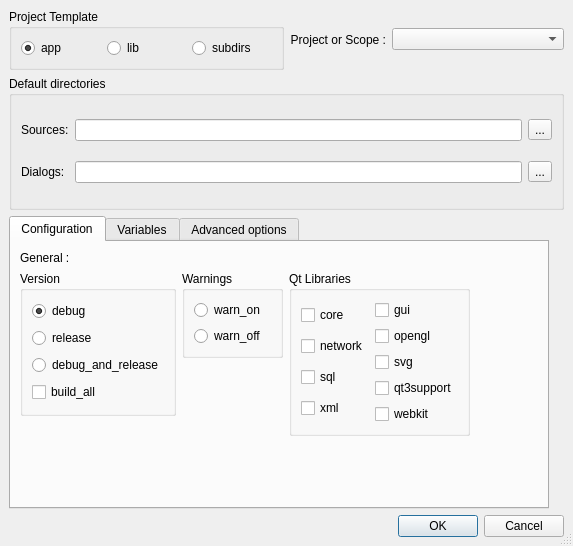
<ui version="4.0" >
 <class>ProjectPropertie</class>
 <widget class="QDialog" name="ProjectPropertie" >
  <property name="geometry" >
   <rect>
    <x>0</x>
    <y>0</y>
    <width>573</width>
    <height>546</height>
   </rect>
  </property>
  <property name="sizePolicy" >
   <sizepolicy vsizetype="Maximum" hsizetype="Maximum" >
    <horstretch>0</horstretch>
    <verstretch>0</verstretch>
   </sizepolicy>
  </property>
  <property name="windowTitle" >
   <string>Dialog</string>
  </property>
  <property name="windowIcon" >
   <iconset resource="../resources/resources.qrc" >:/divers/images/logo.png</iconset>
  </property>
  <property name="sizeGripEnabled" >
   <bool>true</bool>
  </property>
  <layout class="QGridLayout" >
   <property name="leftMargin" >
    <number>9</number>
   </property>
   <property name="topMargin" >
    <number>9</number>
   </property>
   <property name="rightMargin" >
    <number>9</number>
   </property>
   <property name="bottomMargin" >
    <number>9</number>
   </property>
   <property name="horizontalSpacing" >
    <number>6</number>
   </property>
   <property name="verticalSpacing" >
    <number>6</number>
   </property>
   <item row="0" column="0" >
    <layout class="QHBoxLayout" >
     <property name="spacing" >
      <number>6</number>
     </property>
     <property name="leftMargin" >
      <number>0</number>
     </property>
     <property name="topMargin" >
      <number>0</number>
     </property>
     <property name="rightMargin" >
      <number>0</number>
     </property>
     <property name="bottomMargin" >
      <number>0</number>
     </property>
     <item>
      <widget class="QGroupBox" name="projectTemplate" >
       <property name="sizePolicy" >
        <sizepolicy vsizetype="Preferred" hsizetype="Preferred" >
         <horstretch>0</horstretch>
         <verstretch>0</verstretch>
        </sizepolicy>
       </property>
       <property name="title" >
        <string>Project Template</string>
       </property>
       <layout class="QGridLayout" >
        <property name="leftMargin" >
         <number>9</number>
        </property>
        <property name="topMargin" >
         <number>9</number>
        </property>
        <property name="rightMargin" >
         <number>9</number>
        </property>
        <property name="bottomMargin" >
         <number>9</number>
        </property>
        <property name="horizontalSpacing" >
         <number>6</number>
        </property>
        <property name="verticalSpacing" >
         <number>6</number>
        </property>
        <item row="0" column="0" >
         <widget class="QRadioButton" name="app" >
          <property name="text" >
           <string>app</string>
          </property>
          <property name="checked" >
           <bool>true</bool>
          </property>
         </widget>
        </item>
        <item row="0" column="1" >
         <widget class="QRadioButton" name="lib" >
          <property name="text" >
           <string>lib</string>
          </property>
         </widget>
        </item>
        <item row="0" column="2" >
         <widget class="QRadioButton" name="subdirs" >
          <property name="text" >
           <string>subdirs</string>
          </property>
         </widget>
        </item>
       </layout>
      </widget>
     </item>
     <item>
      <layout class="QHBoxLayout" >
       <property name="spacing" >
        <number>6</number>
       </property>
       <property name="leftMargin" >
        <number>0</number>
       </property>
       <property name="topMargin" >
        <number>0</number>
       </property>
       <property name="rightMargin" >
        <number>0</number>
       </property>
       <property name="bottomMargin" >
        <number>0</number>
       </property>
       <item>
        <widget class="QLabel" name="labelPortee" >
         <property name="sizePolicy" >
          <sizepolicy vsizetype="Preferred" hsizetype="Maximum" >
           <horstretch>0</horstretch>
           <verstretch>0</verstretch>
          </sizepolicy>
         </property>
         <property name="text" >
          <string>Project or Scope :</string>
         </property>
         <property name="alignment" >
          <set>Qt::AlignRight|Qt::AlignTrailing|Qt::AlignVCenter</set>
         </property>
        </widget>
       </item>
       <item>
        <widget class="QComboBox" name="comboScope" />
       </item>
      </layout>
     </item>
    </layout>
   </item>
   <item row="1" column="0" >
    <widget class="QGroupBox" name="groupBox" >
     <property name="sizePolicy" >
      <sizepolicy vsizetype="Preferred" hsizetype="Expanding" >
       <horstretch>0</horstretch>
       <verstretch>0</verstretch>
      </sizepolicy>
     </property>
     <property name="title" >
      <string>Default directories</string>
     </property>
     <layout class="QGridLayout" >
      <property name="leftMargin" >
       <number>9</number>
      </property>
      <property name="topMargin" >
       <number>9</number>
      </property>
      <property name="rightMargin" >
       <number>9</number>
      </property>
      <property name="bottomMargin" >
       <number>9</number>
      </property>
      <property name="horizontalSpacing" >
       <number>6</number>
      </property>
      <property name="verticalSpacing" >
       <number>6</number>
      </property>
      <item row="1" column="0" >
       <widget class="QLabel" name="label_3" >
        <property name="text" >
         <string>Dialogs:</string>
        </property>
       </widget>
      </item>
      <item row="1" column="1" >
       <widget class="QLineEdit" name="uiDirectory" />
      </item>
      <item row="1" column="2" >
       <widget class="QToolButton" name="uiDirectoryButton" >
        <property name="text" >
         <string>...</string>
        </property>
       </widget>
      </item>
      <item row="0" column="2" >
       <widget class="QToolButton" name="srcDirectoryButton" >
        <property name="text" >
         <string>...</string>
        </property>
       </widget>
      </item>
      <item row="0" column="1" >
       <widget class="QLineEdit" name="srcDirectory" />
      </item>
      <item row="0" column="0" >
       <widget class="QLabel" name="label_6" >
        <property name="text" >
         <string>Sources:</string>
        </property>
       </widget>
      </item>
     </layout>
    </widget>
   </item>
   <item row="2" column="0" >
    <widget class="QTabWidget" name="tab" >
     <property name="sizePolicy" >
      <sizepolicy vsizetype="Maximum" hsizetype="Maximum" >
       <horstretch>0</horstretch>
       <verstretch>0</verstretch>
      </sizepolicy>
     </property>
     <property name="currentIndex" >
      <number>0</number>
     </property>
     <widget class="QWidget" name="tabConfig" >
      <attribute name="title" >
       <string>Configuration</string>
      </attribute>
      <layout class="QGridLayout" >
       <property name="leftMargin" >
        <number>9</number>
       </property>
       <property name="topMargin" >
        <number>9</number>
       </property>
       <property name="rightMargin" >
        <number>9</number>
       </property>
       <property name="bottomMargin" >
        <number>9</number>
       </property>
       <property name="horizontalSpacing" >
        <number>6</number>
       </property>
       <property name="verticalSpacing" >
        <number>6</number>
       </property>
       <item row="0" column="0" >
        <layout class="QVBoxLayout" >
         <property name="spacing" >
          <number>6</number>
         </property>
         <property name="leftMargin" >
          <number>0</number>
         </property>
         <property name="topMargin" >
          <number>0</number>
         </property>
         <property name="rightMargin" >
          <number>0</number>
         </property>
         <property name="bottomMargin" >
          <number>0</number>
         </property>
         <item>
          <layout class="QHBoxLayout" >
           <property name="spacing" >
            <number>6</number>
           </property>
           <property name="leftMargin" >
            <number>0</number>
           </property>
           <property name="topMargin" >
            <number>0</number>
           </property>
           <property name="rightMargin" >
            <number>0</number>
           </property>
           <property name="bottomMargin" >
            <number>0</number>
           </property>
           <item>
            <layout class="QVBoxLayout" >
             <property name="spacing" >
              <number>6</number>
             </property>
             <property name="leftMargin" >
              <number>0</number>
             </property>
             <property name="topMargin" >
              <number>0</number>
             </property>
             <property name="rightMargin" >
              <number>0</number>
             </property>
             <property name="bottomMargin" >
              <number>0</number>
             </property>
             <item>
              <widget class="QLabel" name="label_5" >
               <property name="text" >
                <string>General :</string>
               </property>
              </widget>
             </item>
             <item>
              <layout class="QHBoxLayout" >
               <property name="spacing" >
                <number>6</number>
               </property>
               <property name="leftMargin" >
                <number>0</number>
               </property>
               <property name="topMargin" >
                <number>0</number>
               </property>
               <property name="rightMargin" >
                <number>0</number>
               </property>
               <property name="bottomMargin" >
                <number>0</number>
               </property>
               <item>
                <layout class="QVBoxLayout" >
                 <property name="spacing" >
                  <number>6</number>
                 </property>
                 <property name="leftMargin" >
                  <number>0</number>
                 </property>
                 <property name="topMargin" >
                  <number>0</number>
                 </property>
                 <property name="rightMargin" >
                  <number>0</number>
                 </property>
                 <property name="bottomMargin" >
                  <number>0</number>
                 </property>
                 <item>
                  <widget class="QGroupBox" name="groupeDebug" >
                   <property name="title" >
                    <string>Version</string>
                   </property>
                   <layout class="QGridLayout" >
                    <property name="leftMargin" >
                     <number>9</number>
                    </property>
                    <property name="topMargin" >
                     <number>9</number>
                    </property>
                    <property name="rightMargin" >
                     <number>9</number>
                    </property>
                    <property name="bottomMargin" >
                     <number>9</number>
                    </property>
                    <property name="horizontalSpacing" >
                     <number>6</number>
                    </property>
                    <property name="verticalSpacing" >
                     <number>6</number>
                    </property>
                    <item row="3" column="0" >
                     <widget class="QCheckBox" name="build_all" >
                      <property name="text" >
                       <string>build_all</string>
                      </property>
                     </widget>
                    </item>
                    <item row="0" column="0" >
                     <widget class="QRadioButton" name="debug" >
                      <property name="text" >
                       <string>debug</string>
                      </property>
                      <property name="checked" >
                       <bool>true</bool>
                      </property>
                     </widget>
                    </item>
                    <item row="1" column="0" >
                     <widget class="QRadioButton" name="release" >
                      <property name="text" >
                       <string>release</string>
                      </property>
                     </widget>
                    </item>
                    <item row="2" column="0" >
                     <widget class="QRadioButton" name="debug_and_release" >
                      <property name="text" >
                       <string>debug_and_release</string>
                      </property>
                     </widget>
                    </item>
                   </layout>
                  </widget>
                 </item>
                 <item>
                  <spacer>
                   <property name="orientation" >
                    <enum>Qt::Vertical</enum>
                   </property>
                   <property name="sizeType" >
                    <enum>QSizePolicy::Maximum</enum>
                   </property>
                   <property name="sizeHint" >
                    <size>
                     <width>20</width>
                     <height>40</height>
                    </size>
                   </property>
                  </spacer>
                 </item>
                </layout>
               </item>
               <item>
                <layout class="QVBoxLayout" >
                 <property name="spacing" >
                  <number>6</number>
                 </property>
                 <property name="leftMargin" >
                  <number>0</number>
                 </property>
                 <property name="topMargin" >
                  <number>0</number>
                 </property>
                 <property name="rightMargin" >
                  <number>0</number>
                 </property>
                 <property name="bottomMargin" >
                  <number>0</number>
                 </property>
                 <item>
                  <widget class="QGroupBox" name="groupeWarn" >
                   <property name="title" >
                    <string>Warnings</string>
                   </property>
                   <layout class="QGridLayout" >
                    <property name="leftMargin" >
                     <number>9</number>
                    </property>
                    <property name="topMargin" >
                     <number>9</number>
                    </property>
                    <property name="rightMargin" >
                     <number>9</number>
                    </property>
                    <property name="bottomMargin" >
                     <number>9</number>
                    </property>
                    <property name="horizontalSpacing" >
                     <number>6</number>
                    </property>
                    <property name="verticalSpacing" >
                     <number>6</number>
                    </property>
                    <item row="1" column="0" >
                     <widget class="QRadioButton" name="warn_off" >
                      <property name="text" >
                       <string>warn_off</string>
                      </property>
                     </widget>
                    </item>
                    <item row="0" column="0" >
                     <widget class="QRadioButton" name="warn_on" >
                      <property name="text" >
                       <string>warn_on</string>
                      </property>
                      <property name="checked" >
                       <bool>false</bool>
                      </property>
                     </widget>
                    </item>
                   </layout>
                  </widget>
                 </item>
                 <item>
                  <spacer>
                   <property name="orientation" >
                    <enum>Qt::Vertical</enum>
                   </property>
                   <property name="sizeHint" >
                    <size>
                     <width>101</width>
                     <height>21</height>
                    </size>
                   </property>
                  </spacer>
                 </item>
                </layout>
               </item>
               <item>
                <layout class="QVBoxLayout" >
                 <property name="spacing" >
                  <number>6</number>
                 </property>
                 <property name="leftMargin" >
                  <number>0</number>
                 </property>
                 <property name="topMargin" >
                  <number>0</number>
                 </property>
                 <property name="rightMargin" >
                  <number>0</number>
                 </property>
                 <property name="bottomMargin" >
                  <number>0</number>
                 </property>
                 <item>
                  <widget class="QGroupBox" name="groupeBibliotheques" >
                   <property name="title" >
                    <string>Qt Libraries</string>
                   </property>
                   <layout class="QGridLayout" >
                    <property name="leftMargin" >
                     <number>9</number>
                    </property>
                    <property name="topMargin" >
                     <number>9</number>
                    </property>
                    <property name="rightMargin" >
                     <number>9</number>
                    </property>
                    <property name="bottomMargin" >
                     <number>9</number>
                    </property>
                    <property name="horizontalSpacing" >
                     <number>6</number>
                    </property>
                    <property name="verticalSpacing" >
                     <number>6</number>
                    </property>
                    <item row="0" column="0" >
                     <layout class="QHBoxLayout" >
                      <property name="spacing" >
                       <number>6</number>
                      </property>
                      <property name="leftMargin" >
                       <number>0</number>
                      </property>
                      <property name="topMargin" >
                       <number>0</number>
                      </property>
                      <property name="rightMargin" >
                       <number>0</number>
                      </property>
                      <property name="bottomMargin" >
                       <number>0</number>
                      </property>
                      <item>
                       <layout class="QVBoxLayout" >
                        <property name="spacing" >
                         <number>6</number>
                        </property>
                        <property name="leftMargin" >
                         <number>0</number>
                        </property>
                        <property name="topMargin" >
                         <number>0</number>
                        </property>
                        <property name="rightMargin" >
                         <number>0</number>
                        </property>
                        <property name="bottomMargin" >
                         <number>0</number>
                        </property>
                        <item>
                         <widget class="QCheckBox" name="core" >
                          <property name="text" >
                           <string>core</string>
                          </property>
                         </widget>
                        </item>
                        <item>
                         <widget class="QCheckBox" name="network" >
                          <property name="text" >
                           <string>network</string>
                          </property>
                         </widget>
                        </item>
                        <item>
                         <widget class="QCheckBox" name="sql" >
                          <property name="text" >
                           <string>sql</string>
                          </property>
                         </widget>
                        </item>
                        <item>
                         <widget class="QCheckBox" name="xml" >
                          <property name="text" >
                           <string>xml</string>
                          </property>
                         </widget>
                        </item>
                       </layout>
                      </item>
                      <item>
                       <layout class="QVBoxLayout" >
                        <property name="spacing" >
                         <number>6</number>
                        </property>
                        <property name="leftMargin" >
                         <number>0</number>
                        </property>
                        <property name="topMargin" >
                         <number>0</number>
                        </property>
                        <property name="rightMargin" >
                         <number>0</number>
                        </property>
                        <property name="bottomMargin" >
                         <number>0</number>
                        </property>
                        <item>
                         <widget class="QCheckBox" name="gui" >
                          <property name="text" >
                           <string>gui</string>
                          </property>
                         </widget>
                        </item>
                        <item>
                         <widget class="QCheckBox" name="libopengl" >
                          <property name="text" >
                           <string>opengl</string>
                          </property>
                         </widget>
                        </item>
                        <item>
                         <widget class="QCheckBox" name="svg" >
                          <property name="text" >
                           <string>svg</string>
                          </property>
                         </widget>
                        </item>
                        <item>
                         <widget class="QCheckBox" name="qt3support" >
                          <property name="text" >
                           <string>qt3support</string>
                          </property>
                         </widget>
                        </item>
                        <item>
                         <widget class="QCheckBox" name="webkit" >
                          <property name="text" >
                           <string>webkit</string>
                          </property>
                         </widget>
                        </item>
                       </layout>
                      </item>
                     </layout>
                    </item>
                   </layout>
                  </widget>
                 </item>
                 <item>
                  <spacer>
                   <property name="orientation" >
                    <enum>Qt::Vertical</enum>
                   </property>
                   <property name="sizeHint" >
                    <size>
                     <width>20</width>
                     <height>20</height>
                    </size>
                   </property>
                  </spacer>
                 </item>
                </layout>
               </item>
              </layout>
             </item>
            </layout>
           </item>
           <item>
            <spacer>
             <property name="orientation" >
              <enum>Qt::Horizontal</enum>
             </property>
             <property name="sizeHint" >
              <size>
               <width>40</width>
               <height>20</height>
              </size>
             </property>
            </spacer>
           </item>
          </layout>
         </item>
         <item>
          <spacer>
           <property name="orientation" >
            <enum>Qt::Vertical</enum>
           </property>
           <property name="sizeHint" >
            <size>
             <width>20</width>
             <height>40</height>
            </size>
           </property>
          </spacer>
         </item>
        </layout>
       </item>
      </layout>
     </widget>
     <widget class="QWidget" name="tabVariables" >
      <attribute name="title" >
       <string>Variables</string>
      </attribute>
      <layout class="QGridLayout" >
       <property name="leftMargin" >
        <number>9</number>
       </property>
       <property name="topMargin" >
        <number>9</number>
       </property>
       <property name="rightMargin" >
        <number>9</number>
       </property>
       <property name="bottomMargin" >
        <number>9</number>
       </property>
       <property name="horizontalSpacing" >
        <number>6</number>
       </property>
       <property name="verticalSpacing" >
        <number>6</number>
       </property>
       <item row="0" column="0" >
        <layout class="QVBoxLayout" >
         <property name="spacing" >
          <number>6</number>
         </property>
         <property name="leftMargin" >
          <number>0</number>
         </property>
         <property name="topMargin" >
          <number>0</number>
         </property>
         <property name="rightMargin" >
          <number>0</number>
         </property>
         <property name="bottomMargin" >
          <number>0</number>
         </property>
         <item>
          <layout class="QHBoxLayout" >
           <property name="spacing" >
            <number>6</number>
           </property>
           <property name="leftMargin" >
            <number>0</number>
           </property>
           <property name="topMargin" >
            <number>0</number>
           </property>
           <property name="rightMargin" >
            <number>0</number>
           </property>
           <property name="bottomMargin" >
            <number>0</number>
           </property>
           <item>
            <layout class="QVBoxLayout" >
             <property name="spacing" >
              <number>6</number>
             </property>
             <property name="leftMargin" >
              <number>0</number>
             </property>
             <property name="topMargin" >
              <number>0</number>
             </property>
             <property name="rightMargin" >
              <number>0</number>
             </property>
             <property name="bottomMargin" >
              <number>0</number>
             </property>
             <item>
              <widget class="QLabel" name="labelVariables" >
               <property name="sizePolicy" >
                <sizepolicy vsizetype="Maximum" hsizetype="Preferred" >
                 <horstretch>0</horstretch>
                 <verstretch>0</verstretch>
                </sizepolicy>
               </property>
               <property name="text" >
                <string>Variable :</string>
               </property>
              </widget>
             </item>
             <item>
              <widget class="QListWidget" name="variablesList" >
               <property name="sizePolicy" >
                <sizepolicy vsizetype="Minimum" hsizetype="Maximum" >
                 <horstretch>0</horstretch>
                 <verstretch>0</verstretch>
                </sizepolicy>
               </property>
              </widget>
             </item>
             <item>
              <layout class="QHBoxLayout" >
               <property name="spacing" >
                <number>6</number>
               </property>
               <property name="leftMargin" >
                <number>0</number>
               </property>
               <property name="topMargin" >
                <number>0</number>
               </property>
               <property name="rightMargin" >
                <number>0</number>
               </property>
               <property name="bottomMargin" >
                <number>0</number>
               </property>
               <item>
                <widget class="QToolButton" name="addVariable" >
                 <property name="text" >
                  <string>...</string>
                 </property>
                 <property name="icon" >
                  <iconset resource="../resources/resources.qrc" >:/divers/images/ajouter.png</iconset>
                 </property>
                </widget>
               </item>
               <item>
                <widget class="QToolButton" name="deleteVariable" >
                 <property name="text" >
                  <string>...</string>
                 </property>
                 <property name="icon" >
                  <iconset resource="../resources/resources.qrc" >:/divers/images/supprimer.png</iconset>
                 </property>
                </widget>
               </item>
               <item>
                <spacer>
                 <property name="orientation" >
                  <enum>Qt::Horizontal</enum>
                 </property>
                 <property name="sizeHint" >
                  <size>
                   <width>40</width>
                   <height>20</height>
                  </size>
                 </property>
                </spacer>
               </item>
              </layout>
             </item>
            </layout>
           </item>
           <item>
            <layout class="QVBoxLayout" >
             <property name="spacing" >
              <number>6</number>
             </property>
             <property name="leftMargin" >
              <number>0</number>
             </property>
             <property name="topMargin" >
              <number>0</number>
             </property>
             <property name="rightMargin" >
              <number>0</number>
             </property>
             <property name="bottomMargin" >
              <number>0</number>
             </property>
             <item>
              <widget class="QLabel" name="labelValeurs" >
               <property name="sizePolicy" >
                <sizepolicy vsizetype="Maximum" hsizetype="Preferred" >
                 <horstretch>0</horstretch>
                 <verstretch>0</verstretch>
                </sizepolicy>
               </property>
               <property name="text" >
                <string>Values :</string>
               </property>
              </widget>
             </item>
             <item>
              <widget class="QListWidget" name="valuesList" >
               <property name="sizePolicy" >
                <sizepolicy vsizetype="Preferred" hsizetype="Maximum" >
                 <horstretch>0</horstretch>
                 <verstretch>0</verstretch>
                </sizepolicy>
               </property>
              </widget>
             </item>
             <item>
              <layout class="QHBoxLayout" >
               <property name="spacing" >
                <number>6</number>
               </property>
               <property name="leftMargin" >
                <number>0</number>
               </property>
               <property name="topMargin" >
                <number>0</number>
               </property>
               <property name="rightMargin" >
                <number>0</number>
               </property>
               <property name="bottomMargin" >
                <number>0</number>
               </property>
               <item>
                <widget class="QToolButton" name="addValue" >
                 <property name="text" >
                  <string>...</string>
                 </property>
                 <property name="icon" >
                  <iconset resource="../resources/resources.qrc" >:/divers/images/ajouter.png</iconset>
                 </property>
                </widget>
               </item>
               <item>
                <widget class="QToolButton" name="deleteValue" >
                 <property name="text" >
                  <string>...</string>
                 </property>
                 <property name="icon" >
                  <iconset resource="../resources/resources.qrc" >:/divers/images/supprimer.png</iconset>
                 </property>
                </widget>
               </item>
               <item>
                <widget class="QToolButton" name="modifyValue" >
                 <property name="text" >
                  <string>...</string>
                 </property>
                 <property name="icon" >
                  <iconset resource="../resources/resources.qrc" >:/toolbar/images/edit.png</iconset>
                 </property>
                </widget>
               </item>
               <item>
                <spacer>
                 <property name="orientation" >
                  <enum>Qt::Horizontal</enum>
                 </property>
                 <property name="sizeHint" >
                  <size>
                   <width>131</width>
                   <height>20</height>
                  </size>
                 </property>
                </spacer>
               </item>
              </layout>
             </item>
            </layout>
           </item>
          </layout>
         </item>
        </layout>
       </item>
      </layout>
     </widget>
     <widget class="QWidget" name="tab_2" >
      <attribute name="title" >
       <string>Advanced options</string>
      </attribute>
      <layout class="QVBoxLayout" >
       <item>
        <widget class="QGroupBox" name="groupeAvancees" >
         <property name="title" >
          <string>Advanced Options</string>
         </property>
         <layout class="QGridLayout" >
          <property name="leftMargin" >
           <number>9</number>
          </property>
          <property name="topMargin" >
           <number>9</number>
          </property>
          <property name="rightMargin" >
           <number>9</number>
          </property>
          <property name="bottomMargin" >
           <number>9</number>
          </property>
          <property name="horizontalSpacing" >
           <number>6</number>
          </property>
          <property name="verticalSpacing" >
           <number>6</number>
          </property>
          <item row="0" column="0" >
           <layout class="QVBoxLayout" >
            <property name="spacing" >
             <number>6</number>
            </property>
            <property name="leftMargin" >
             <number>0</number>
            </property>
            <property name="topMargin" >
             <number>0</number>
            </property>
            <property name="rightMargin" >
             <number>0</number>
            </property>
            <property name="bottomMargin" >
             <number>0</number>
            </property>
            <item>
             <layout class="QHBoxLayout" >
              <property name="spacing" >
               <number>6</number>
              </property>
              <property name="leftMargin" >
               <number>0</number>
              </property>
              <property name="topMargin" >
               <number>0</number>
              </property>
              <property name="rightMargin" >
               <number>0</number>
              </property>
              <property name="bottomMargin" >
               <number>0</number>
              </property>
              <item>
               <layout class="QVBoxLayout" >
                <property name="spacing" >
                 <number>6</number>
                </property>
                <property name="leftMargin" >
                 <number>0</number>
                </property>
                <property name="topMargin" >
                 <number>0</number>
                </property>
                <property name="rightMargin" >
                 <number>0</number>
                </property>
                <property name="bottomMargin" >
                 <number>0</number>
                </property>
                <item>
                 <widget class="QCheckBox" name="app_bundle" >
                  <property name="text" >
                   <string>app_bundle</string>
                  </property>
                 </widget>
                </item>
                <item>
                 <widget class="QCheckBox" name="assistant" >
                  <property name="text" >
                   <string>assistant</string>
                  </property>
                 </widget>
                </item>
                <item>
                 <widget class="QCheckBox" name="console" >
                  <property name="text" >
                   <string>console</string>
                  </property>
                 </widget>
                </item>
                <item>
                 <widget class="QCheckBox" name="designer" >
                  <property name="text" >
                   <string>designer</string>
                  </property>
                 </widget>
                </item>
                <item>
                 <widget class="QCheckBox" name="dll" >
                  <property name="text" >
                   <string>dll</string>
                  </property>
                 </widget>
                </item>
               </layout>
              </item>
              <item>
               <layout class="QVBoxLayout" >
                <property name="spacing" >
                 <number>6</number>
                </property>
                <property name="leftMargin" >
                 <number>0</number>
                </property>
                <property name="topMargin" >
                 <number>0</number>
                </property>
                <property name="rightMargin" >
                 <number>0</number>
                </property>
                <property name="bottomMargin" >
                 <number>0</number>
                </property>
                <item>
                 <widget class="QCheckBox" name="exceptions" >
                  <property name="text" >
                   <string>exceptions</string>
                  </property>
                 </widget>
                </item>
                <item>
                 <widget class="QCheckBox" name="lib_bundle" >
                  <property name="text" >
                   <string>lib_bundle</string>
                  </property>
                 </widget>
                </item>
                <item>
                 <widget class="QCheckBox" name="no_lflags_merge" >
                  <property name="text" >
                   <string>no_lflags_merge</string>
                  </property>
                 </widget>
                </item>
                <item>
                 <widget class="QCheckBox" name="opengl" >
                  <property name="text" >
                   <string>opengl</string>
                  </property>
                 </widget>
                </item>
                <item>
                 <widget class="QCheckBox" name="plugin" >
                  <property name="text" >
                   <string>plugin</string>
                  </property>
                 </widget>
                </item>
               </layout>
              </item>
              <item>
               <layout class="QVBoxLayout" >
                <property name="spacing" >
                 <number>6</number>
                </property>
                <property name="leftMargin" >
                 <number>0</number>
                </property>
                <property name="topMargin" >
                 <number>0</number>
                </property>
                <property name="rightMargin" >
                 <number>0</number>
                </property>
                <property name="bottomMargin" >
                 <number>0</number>
                </property>
                <item>
                 <widget class="QCheckBox" name="ppc" >
                  <property name="text" >
                   <string>ppc</string>
                  </property>
                 </widget>
                </item>
                <item>
                 <widget class="QCheckBox" name="qaxcontainer" >
                  <property name="text" >
                   <string>qaxcontainer</string>
                  </property>
                 </widget>
                </item>
                <item>
                 <widget class="QCheckBox" name="qaxserver" >
                  <property name="text" >
                   <string>qaxserver</string>
                  </property>
                 </widget>
                </item>
                <item>
                 <widget class="QCheckBox" name="qt" >
                  <property name="text" >
                   <string>qt</string>
                  </property>
                  <property name="checked" >
                   <bool>false</bool>
                  </property>
                 </widget>
                </item>
                <item>
                 <widget class="QCheckBox" name="qtestlib" >
                  <property name="text" >
                   <string>qtestlib</string>
                  </property>
                 </widget>
                </item>
               </layout>
              </item>
              <item>
               <layout class="QVBoxLayout" >
                <property name="spacing" >
                 <number>6</number>
                </property>
                <property name="leftMargin" >
                 <number>0</number>
                </property>
                <property name="topMargin" >
                 <number>0</number>
                </property>
                <property name="rightMargin" >
                 <number>0</number>
                </property>
                <property name="bottomMargin" >
                 <number>0</number>
                </property>
                <item>
                 <widget class="QCheckBox" name="resources" >
                  <property name="text" >
                   <string>resources</string>
                  </property>
                 </widget>
                </item>
                <item>
                 <widget class="QCheckBox" name="rtti" >
                  <property name="text" >
                   <string>rtti</string>
                  </property>
                 </widget>
                </item>
                <item>
                 <widget class="QCheckBox" name="staticlib" >
                  <property name="text" >
                   <string>staticlib</string>
                  </property>
                 </widget>
                </item>
                <item>
                 <widget class="QCheckBox" name="stl" >
                  <property name="text" >
                   <string>stl</string>
                  </property>
                 </widget>
                </item>
                <item>
                 <widget class="QCheckBox" name="Thread" >
                  <property name="text" >
                   <string>thread</string>
                  </property>
                 </widget>
                </item>
               </layout>
              </item>
              <item>
               <layout class="QVBoxLayout" >
                <property name="spacing" >
                 <number>6</number>
                </property>
                <property name="leftMargin" >
                 <number>0</number>
                </property>
                <property name="topMargin" >
                 <number>0</number>
                </property>
                <property name="rightMargin" >
                 <number>0</number>
                </property>
                <property name="bottomMargin" >
                 <number>0</number>
                </property>
                <item>
                 <widget class="QCheckBox" name="uic3" >
                  <property name="text" >
                   <string>uic3</string>
                  </property>
                 </widget>
                </item>
                <item>
                 <widget class="QCheckBox" name="uitools" >
                  <property name="text" >
                   <string>uitools</string>
                  </property>
                 </widget>
                </item>
                <item>
                 <widget class="QCheckBox" name="windows" >
                  <property name="text" >
                   <string>windows</string>
                  </property>
                 </widget>
                </item>
                <item>
                 <widget class="QCheckBox" name="x11" >
                  <property name="text" >
                   <string>x11</string>
                  </property>
                 </widget>
                </item>
                <item>
                 <widget class="QCheckBox" name="x86" >
                  <property name="text" >
                   <string>x86</string>
                  </property>
                 </widget>
                </item>
               </layout>
              </item>
             </layout>
            </item>
            <item>
             <spacer>
              <property name="orientation" >
               <enum>Qt::Vertical</enum>
              </property>
              <property name="sizeHint" >
               <size>
                <width>20</width>
                <height>40</height>
               </size>
              </property>
             </spacer>
            </item>
            <item>
             <layout class="QHBoxLayout" >
              <property name="spacing" >
               <number>6</number>
              </property>
              <property name="leftMargin" >
               <number>0</number>
              </property>
              <property name="topMargin" >
               <number>0</number>
              </property>
              <property name="rightMargin" >
               <number>0</number>
              </property>
              <property name="bottomMargin" >
               <number>0</number>
              </property>
              <item>
               <widget class="QLabel" name="label_4" >
                <property name="text" >
                 <string>Free CONFIG variables :</string>
                </property>
               </widget>
              </item>
              <item>
               <widget class="QLineEdit" name="supplement" />
              </item>
             </layout>
            </item>
           </layout>
          </item>
         </layout>
        </widget>
       </item>
      </layout>
     </widget>
    </widget>
   </item>
   <item row="4" column="0" >
    <layout class="QHBoxLayout" >
     <property name="spacing" >
      <number>6</number>
     </property>
     <property name="leftMargin" >
      <number>0</number>
     </property>
     <property name="topMargin" >
      <number>0</number>
     </property>
     <property name="rightMargin" >
      <number>0</number>
     </property>
     <property name="bottomMargin" >
      <number>0</number>
     </property>
     <item>
      <layout class="QHBoxLayout" >
       <property name="spacing" >
        <number>6</number>
       </property>
       <property name="leftMargin" >
        <number>0</number>
       </property>
       <property name="topMargin" >
        <number>0</number>
       </property>
       <property name="rightMargin" >
        <number>0</number>
       </property>
       <property name="bottomMargin" >
        <number>0</number>
       </property>
       <item>
        <spacer>
         <property name="orientation" >
          <enum>Qt::Horizontal</enum>
         </property>
         <property name="sizeHint" >
          <size>
           <width>40</width>
           <height>20</height>
          </size>
         </property>
        </spacer>
       </item>
       <item>
        <widget class="QPushButton" name="okButton" >
         <property name="text" >
          <string>OK</string>
         </property>
        </widget>
       </item>
       <item>
        <widget class="QPushButton" name="cancelButton" >
         <property name="text" >
          <string>Cancel</string>
         </property>
        </widget>
       </item>
      </layout>
     </item>
    </layout>
   </item>
  </layout>
 </widget>
 <resources>
  <include location="../resources/resources.qrc" />
 </resources>
 <connections>
  <connection>
   <sender>cancelButton</sender>
   <signal>clicked(bool)</signal>
   <receiver>ProjectPropertie</receiver>
   <slot>reject()</slot>
   <hints>
    <hint type="sourcelabel" >
     <x>496</x>
     <y>617</y>
    </hint>
    <hint type="destinationlabel" >
     <x>475</x>
     <y>267</y>
    </hint>
   </hints>
  </connection>
 </connections>
</ui>
